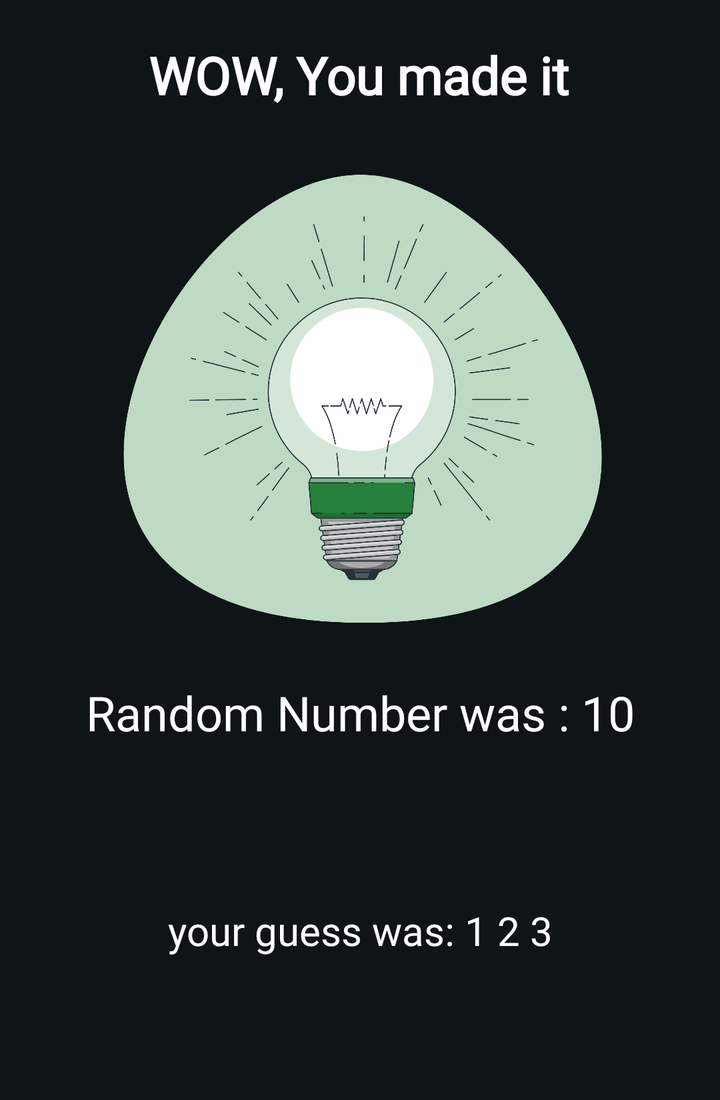
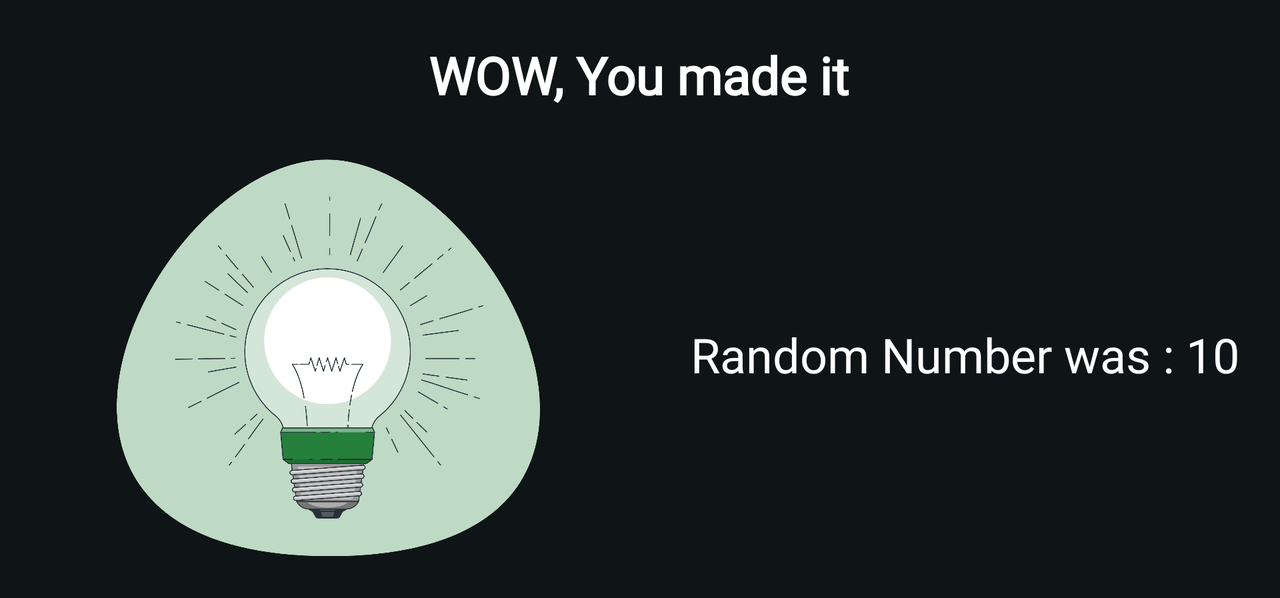

First picture: res/layout/ on a phone held upright. Second picture: the repository's own variant of that layout, on a device whose configuration matches the variant's folder. Source for both follows.
<!-- AndroidManifest.xml: application theme Theme.Guess_Number -->
<!-- res/layout/successful_bottomsheet_dialog.xml -->
<?xml version="1.0" encoding="utf-8"?>
<androidx.constraintlayout.widget.ConstraintLayout xmlns:android="http://schemas.android.com/apk/res/android"
    xmlns:app="http://schemas.android.com/apk/res-auto"
    xmlns:tools="http://schemas.android.com/tools"
    android:layout_width="match_parent"
    android:layout_height="550dp"
    android:background="@color/surfaceDim">

    <TextView
        android:id="@+id/title_text"
        android:layout_width="wrap_content"
        android:layout_height="wrap_content"
        android:layout_marginStart="67dp"
        android:layout_marginTop="20dp"
        android:layout_marginEnd="68dp"
        android:text="@string/sheet_title2"
        android:textSize="26sp"
        android:textStyle="bold"
        app:layout_constraintEnd_toEndOf="parent"
        app:layout_constraintStart_toStartOf="parent"
        app:layout_constraintTop_toTopOf="parent" />

    <ImageView
        android:id="@+id/imageView"
        android:layout_width="0dp"
        android:layout_height="270dp"
        android:layout_marginTop="10dp"
        android:contentDescription="@string/broken_light"
        android:src="@drawable/green_light"
        app:layout_constraintEnd_toEndOf="parent"
        app:layout_constraintStart_toStartOf="parent"
        app:layout_constraintTop_toBottomOf="@+id/title_text" />

    <TextView
        android:id="@+id/show_randomNumber"
        android:layout_width="wrap_content"
        android:layout_height="wrap_content"
        android:layout_marginTop="5dp"
        android:textSize="24sp"
        app:layout_constraintEnd_toEndOf="parent"
        app:layout_constraintStart_toStartOf="parent"
        app:layout_constraintTop_toBottomOf="@+id/imageView"
        tools:text="Random Number was : 10" />

    <TextView
        android:id="@+id/user_numbers"
        android:layout_width="0dp"
        android:layout_height="wrap_content"
        android:layout_marginTop="8dp"
        android:gravity="center"
        android:textSize="20sp"
        app:layout_constraintBottom_toBottomOf="parent"
        app:layout_constraintEnd_toEndOf="@+id/show_randomNumber"
        app:layout_constraintStart_toStartOf="@+id/show_randomNumber"
        app:layout_constraintTop_toBottomOf="@+id/show_randomNumber"
        tools:text="your guess was: 1 2 3" />
</androidx.constraintlayout.widget.ConstraintLayout>
<!-- resources referenced by this layout -->
<resources>
  <color name="surfaceDim">#0f1417</color>
  <!-- drawable green_light: png bitmap (drawable-v24, 233059 bytes) -->
  <string name="broken_light">broken_light</string>
  <string name="sheet_title2">WOW, You made it</string>
  <style name="Theme.Guess_Number" parent="Theme.MaterialComponents.DayNight.NoActionBar">
          
          <item name="colorPrimary">@color/primary</item>
          <item name="colorOnPrimary">@color/onPrimary</item>
          <item name="android:textColor">@color/white</item>
          
          <item name="colorTertiary">@color/tertiary</item>
          <item name="colorOnTertiary">@color/onTertiary</item>
          
          <item name="colorPrimaryContainer">@color/primaryContainer</item>
          <item name="colorOnPrimaryContainer">@color/onPrimaryContainer</item>
          <item name="colorSecondaryContainer">@color/secondaryContainer</item>
          <item name="colorOnSecondaryContainer">@color/onSecondaryContainer</item>
          
          <item name="colorSecondary">@color/secondary</item>
          <item name="colorOnSecondary">@color/onSecondary</item>
          
          <item name="colorSurface">@color/surfaceDim</item>
          <item name="colorSurfaceDim">@color/surfaceDim</item>
          <item name="colorSurfaceContainer">@color/surface.Container</item>
          
          <item name="android:statusBarColor">@color/surfaceDim</item>
          
          
          <item name="android:fontFamily">@font/nunito_medium</item>
      </style>
  <color name="primary">#89d0ed</color>
  <color name="onPrimary">#003544</color>
  <color name="white">#FFFFFFFF</color>
  <color name="tertiary">#c4c3eb</color>
  <color name="onTertiary">#2d2d4d</color>
  <color name="primaryContainer">#004d62</color>
  <color name="onPrimaryContainer">#baeaff</color>
  <color name="secondaryContainer">#354a53</color>
  <color name="onSecondaryContainer">#cfe6f1</color>
  <color name="secondary">#b3cad5</color>
  <color name="onSecondary">#1e333c</color>
  <color name="surface.Container">#1b2023</color>
</resources>
<!-- res/layout-land/successful_bottomsheet_dialog.xml (the repository's variant of the layout above) -->
<!-- drawn on the phone turned sideways -->
<?xml version="1.0" encoding="utf-8"?>
<androidx.constraintlayout.widget.ConstraintLayout xmlns:android="http://schemas.android.com/apk/res/android"
    xmlns:app="http://schemas.android.com/apk/res-auto"
    xmlns:tools="http://schemas.android.com/tools"
    android:layout_width="match_parent"
    android:layout_height="wrap_content"
    android:background="@color/surfaceDim">

    <TextView
        android:id="@+id/title_text"
        android:layout_width="wrap_content"
        android:layout_height="wrap_content"
        android:layout_marginStart="67dp"
        android:layout_marginTop="20dp"
        android:layout_marginEnd="68dp"
        android:text="@string/sheet_title2"
        android:textSize="26sp"
        android:textStyle="bold"
        app:layout_constraintEnd_toEndOf="parent"
        app:layout_constraintStart_toStartOf="parent"
        app:layout_constraintTop_toTopOf="parent" />

    <ImageView
        android:id="@+id/imageView"
        android:layout_width="324dp"
        android:layout_height="239dp"
        android:layout_marginStart="1dp"
        android:layout_marginTop="60dp"
        android:contentDescription="@string/broken_light"
        android:src="@drawable/green_light"
        app:layout_constraintBottom_toBottomOf="parent"
        app:layout_constraintStart_toStartOf="parent"
        app:layout_constraintTop_toTopOf="parent" />

    <TextView
        android:id="@+id/show_randomNumber"
        android:layout_width="wrap_content"
        android:layout_height="wrap_content"
        android:textSize="24sp"
        app:layout_constraintBottom_toBottomOf="parent"
        app:layout_constraintEnd_toEndOf="parent"
        app:layout_constraintStart_toEndOf="@+id/imageView"
        app:layout_constraintTop_toBottomOf="@+id/title_text"
        tools:text="Random Number was : 10" />

</androidx.constraintlayout.widget.ConstraintLayout>
